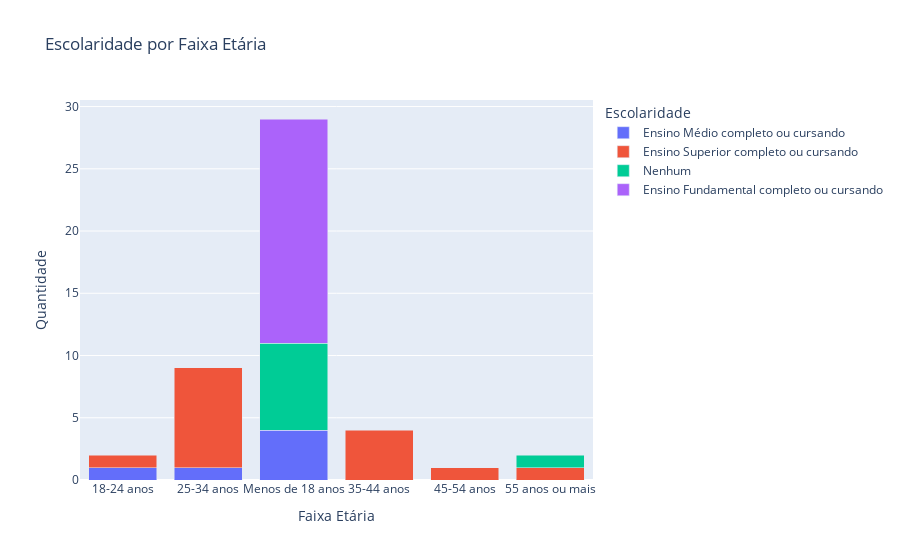

Source (notebook cell):
### Markdown cell above
#### Vendo a relação entre 'Faixa Etária' e 'Escolaridade'

### Code cell
# Exemplo de DataFrame com colunas 'Faixa Etária' e 'Escolaridade'
df_grouped = df_incluses.groupby(['Faixa Etária', 'Escolaridade']).size().reset_index(name='Contagem')

# Criando o gráfico de barras empilhadas
fig = px.bar(df_grouped, 
             x='Faixa Etária', 
             y='Contagem', 
             color='Escolaridade', 
             title='Escolaridade por Faixa Etária',
             labels={'Contagem': 'Quantidade', 'Faixa Etária': 'Faixa Etária'},
             barmode='stack')

fig.show()

### Figure 1 — Plotly figure (JSON) as saved in the notebook; plotly's stock layout.template omitted (floating-point values rounded to 4 significant figures)
{"data": [{"alignmentgroup": "True", "hovertemplate": "Escolaridade=Ensino Médio completo ou cursando<br>Faixa Etária=%{x}<br>Quantidade=%{y}<extra></extra>", "legendgroup": "Ensino Médio completo ou cursando", "marker": {"color": "#636efa", "pattern": {"shape": ""}}, "name": "Ensino Médio completo ou cursando", "offsetgroup": "Ensino Médio completo ou cursando", "orientation": "v", "showlegend": true, "textposition": "auto", "type": "bar", "x": ["18-24 anos", "25-34 anos", "Menos de 18 anos"], "xaxis": "x", "y": [1, 1, 4], "yaxis": "y"}, {"alignmentgroup": "True", "hovertemplate": "Escolaridade=Ensino Superior completo ou cursando<br>Faixa Etária=%{x}<br>Quantidade=%{y}<extra></extra>", "legendgroup": "Ensino Superior completo ou cursando", "marker": {"color": "#EF553B", "pattern": {"shape": ""}}, "name": "Ensino Superior completo ou cursando", "offsetgroup": "Ensino Superior completo ou cursando", "orientation": "v", "showlegend": true, "textposition": "auto", "type": "bar", "x": ["18-24 anos", "25-34 anos", "35-44 anos", "45-54 anos", "55 anos ou mais"], "xaxis": "x", "y": [1, 8, 4, 1, 1], "yaxis": "y"}, {"alignmentgroup": "True", "hovertemplate": "Escolaridade=Nenhum<br>Faixa Etária=%{x}<br>Quantidade=%{y}<extra></extra>", "legendgroup": "Nenhum", "marker": {"color": "#00cc96", "pattern": {"shape": ""}}, "name": "Nenhum", "offsetgroup": "Nenhum", "orientation": "v", "showlegend": true, "textposition": "auto", "type": "bar", "x": ["55 anos ou mais", "Menos de 18 anos"], "xaxis": "x", "y": [1, 7], "yaxis": "y"}, {"alignmentgroup": "True", "hovertemplate": "Escolaridade=Ensino Fundamental completo ou cursando<br>Faixa Etária=%{x}<br>Quantidade=%{y}<extra></extra>", "legendgroup": "Ensino Fundamental completo ou cursando", "marker": {"color": "#ab63fa", "pattern": {"shape": ""}}, "name": "Ensino Fundamental completo ou cursando", "offsetgroup": "Ensino Fundamental completo ou cursando", "orientation": "v", "showlegend": true, "textposition": "auto", "type": "bar", "x": ["Menos de 18 anos"], "xaxis": "x", "y": [18], "yaxis": "y"}], "layout": {"barmode": "stack", "legend": {"title": {"text": "Escolaridade"}, "tracegroupgap": 0}, "title": {"text": "Escolaridade por Faixa Etária"}, "xaxis": {"anchor": "y", "domain": [0, 1], "title": {"text": "Faixa Etária"}}, "yaxis": {"anchor": "x", "domain": [0, 1], "title": {"text": "Quantidade"}}}}
